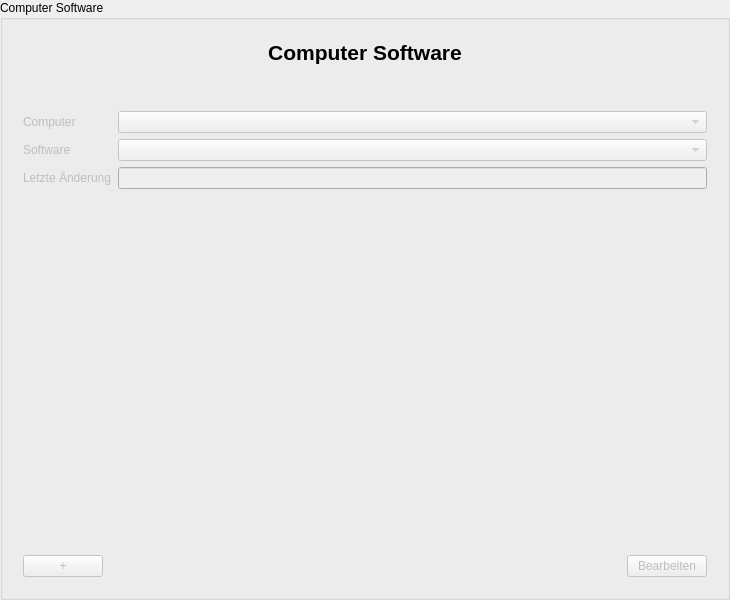
<?xml version="1.0" encoding="UTF-8" ?>
<ui version="4.0">
 <class>ComputerSoftwareInputArea</class>
 <widget class="QGroupBox" name="ComputerSoftwareInputArea">
  <property name="geometry">
   <rect>
    <x>0</x>
    <y>0</y>
    <width>730</width>
    <height>600</height>
   </rect>
  </property>
  <property name="windowTitle">
   <string>Computer Software</string>
  </property>
  <property name="accessibleName">
   <string>ComputerSoftwareInputDialog</string>
  </property>
  <property name="title">
   <string>Computer Software</string>
  </property>
  <layout class="QGridLayout" name="gridLayout_3">
   <item row="0" column="0">
    <widget class="QWidget" name="GroupBox" native="true">
     <layout class="QVBoxLayout" name="verticalLayout_3">
      <item>
       <layout class="QVBoxLayout" name="verticalLayout">
        <item>
         <widget class="QLabel" name="label_Header">
          <property name="font">
           <font>
            <pointsize>16</pointsize>
            <weight>75</weight>
            <bold>true</bold>
           </font>
          </property>
          <property name="text">
           <string>Computer Software</string>
          </property>
          <property name="alignment">
           <set>Qt::AlignCenter</set>
          </property>
         </widget>
        </item>
       </layout>
      </item>
      <item>
       <spacer name="verticalSpacer_2">
        <property name="orientation">
         <enum>Qt::Vertical</enum>
        </property>
        <property name="sizeType">
         <enum>QSizePolicy::Preferred</enum>
        </property>
        <property name="sizeHint" stdset="0">
         <size>
          <width>20</width>
          <height>40</height>
         </size>
        </property>
       </spacer>
      </item>
      <item>
       <layout class="QFormLayout" name="formLayout">
        <item row="0" column="0">
         <widget class="QLabel" name="computerLabel">
          <property name="enabled">
           <bool>false</bool>
          </property>
          <property name="text">
           <string>Computer</string>
          </property>
          <property name="buddy">
           <cstring>computerComboBox</cstring>
          </property>
         </widget>
        </item>
        <item row="0" column="1">
         <widget class="QComboBox" name="computerComboBox">
          <property name="enabled">
           <bool>false</bool>
          </property>
         </widget>
        </item>
        <item row="1" column="0">
         <widget class="QLabel" name="softwareLabel">
          <property name="enabled">
           <bool>false</bool>
          </property>
          <property name="text">
           <string>Software</string>
          </property>
          <property name="buddy">
           <cstring>softwareComboBox</cstring>
          </property>
         </widget>
        </item>
        <item row="1" column="1">
         <widget class="QComboBox" name="softwareComboBox">
          <property name="enabled">
           <bool>false</bool>
          </property>
         </widget>
        </item>
        <item row="2" column="0">
         <widget class="QLabel" name="lastUpdateLabel">
          <property name="enabled">
           <bool>false</bool>
          </property>
          <property name="text">
           <string>Letzte Änderung</string>
          </property>
          <property name="buddy">
           <cstring>lastUpdateLineEdit</cstring>
          </property>
         </widget>
        </item>
        <item row="2" column="1">
         <widget class="QLineEdit" name="lastUpdateLineEdit">
          <property name="enabled">
           <bool>false</bool>
          </property>
         </widget>
        </item>
       </layout>
      </item>
      <item>
       <spacer name="verticalSpacer">
        <property name="orientation">
         <enum>Qt::Vertical</enum>
        </property>
        <property name="sizeHint" stdset="0">
         <size>
          <width>20</width>
          <height>40</height>
         </size>
        </property>
       </spacer>
      </item>
      <item>
       <layout class="QHBoxLayout" name="horizontalLayout">
        <item>
         <widget class="QPushButton" name="addPushButton">
          <property name="enabled">
           <bool>false</bool>
          </property>
          <property name="text">
           <string>+</string>
          </property>
         </widget>
        </item>
        <item>
         <spacer name="horizontalSpacer">
          <property name="orientation">
           <enum>Qt::Horizontal</enum>
          </property>
          <property name="sizeHint" stdset="0">
           <size>
            <width>40</width>
            <height>20</height>
           </size>
          </property>
         </spacer>
        </item>
        <item>
         <widget class="QPushButton" name="editFinishPushButton">
          <property name="enabled">
           <bool>false</bool>
          </property>
          <property name="text">
           <string>Bearbeiten</string>
          </property>
         </widget>
        </item>
       </layout>
      </item>
     </layout>
    </widget>
   </item>
  </layout>
 </widget>
 <tabstops>
  <tabstop>computerComboBox</tabstop>
  <tabstop>softwareComboBox</tabstop>
  <tabstop>lastUpdateLineEdit</tabstop>
  <tabstop>addPushButton</tabstop>
  <tabstop>editFinishPushButton</tabstop>
 </tabstops>
 <resources />
 <connections />
</ui>
